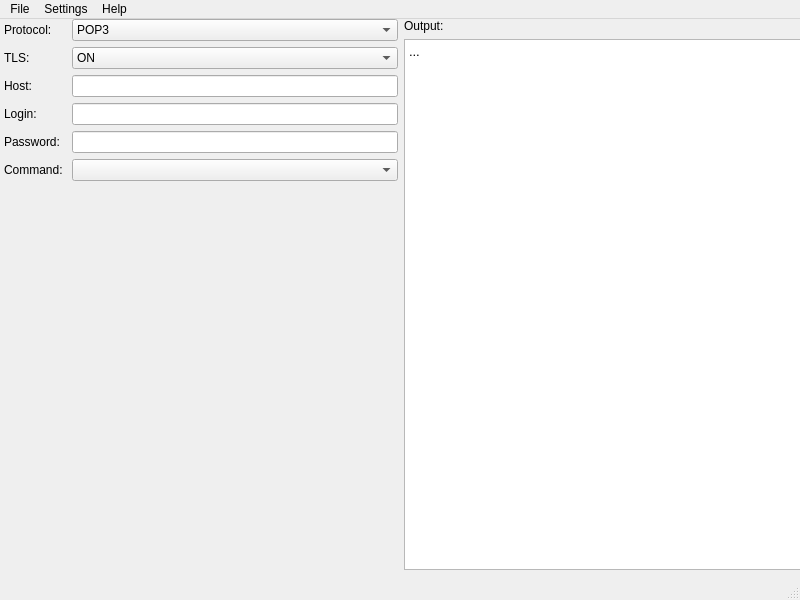
<?xml version="1.0" encoding="UTF-8"?>
<ui version="4.0">
 <class>BirdChirp</class>
 <widget class="QMainWindow" name="BirdChirp">
  <property name="geometry">
   <rect>
    <x>0</x>
    <y>0</y>
    <width>800</width>
    <height>600</height>
   </rect>
  </property>
  <property name="sizePolicy">
   <sizepolicy hsizetype="Fixed" vsizetype="Fixed">
    <horstretch>0</horstretch>
    <verstretch>0</verstretch>
   </sizepolicy>
  </property>
  <property name="windowTitle">
   <string>BirdChirp</string>
  </property>
  <widget class="QWidget" name="centralwidget">
   <widget class="QWidget" name="horizontalLayoutWidget">
    <property name="geometry">
     <rect>
      <x>0</x>
      <y>0</y>
      <width>801</width>
      <height>551</height>
     </rect>
    </property>
    <layout class="QHBoxLayout" name="horizontalLayout">
     <item>
      <layout class="QGridLayout" name="gridLayout">
       <item row="4" column="1">
        <widget class="QLabel" name="label_login">
         <property name="text">
          <string>Login: </string>
         </property>
        </widget>
       </item>
       <item row="1" column="1">
        <widget class="QLabel" name="label_protocol">
         <property name="text">
          <string>Protocol: </string>
         </property>
        </widget>
       </item>
       <item row="1" column="0" rowspan="7">
        <spacer name="horizontalSpacer">
         <property name="orientation">
          <enum>Qt::Horizontal</enum>
         </property>
         <property name="sizeType">
          <enum>QSizePolicy::Fixed</enum>
         </property>
         <property name="sizeHint" stdset="0">
          <size>
           <width>4</width>
           <height>20</height>
          </size>
         </property>
        </spacer>
       </item>
       <item row="1" column="2">
        <widget class="QComboBox" name="combo_box_protocol">
         <item>
          <property name="text">
           <string>POP3</string>
          </property>
         </item>
         <item>
          <property name="text">
           <string>IMAP</string>
          </property>
         </item>
         <item>
          <property name="text">
           <string>SMTP</string>
          </property>
         </item>
        </widget>
       </item>
       <item row="5" column="1">
        <widget class="QLabel" name="label_password">
         <property name="text">
          <string>Password: </string>
         </property>
        </widget>
       </item>
       <item row="2" column="1">
        <widget class="QLabel" name="label_tls">
         <property name="text">
          <string>TLS: </string>
         </property>
        </widget>
       </item>
       <item row="3" column="2">
        <widget class="QLineEdit" name="line_edit_host"/>
       </item>
       <item row="7" column="2">
        <spacer name="verticalSpacer">
         <property name="orientation">
          <enum>Qt::Vertical</enum>
         </property>
         <property name="sizeHint" stdset="0">
          <size>
           <width>20</width>
           <height>40</height>
          </size>
         </property>
        </spacer>
       </item>
       <item row="3" column="1">
        <widget class="QLabel" name="label_host">
         <property name="text">
          <string>Host: </string>
         </property>
        </widget>
       </item>
       <item row="6" column="1">
        <widget class="QLabel" name="label_command">
         <property name="text">
          <string>Command: </string>
         </property>
        </widget>
       </item>
       <item row="4" column="2">
        <widget class="QLineEdit" name="line_edit_login"/>
       </item>
       <item row="5" column="2">
        <widget class="QLineEdit" name="line_edit_password"/>
       </item>
       <item row="2" column="2">
        <widget class="QComboBox" name="combo_box_tls">
         <item>
          <property name="text">
           <string>ON</string>
          </property>
         </item>
         <item>
          <property name="text">
           <string>OFF</string>
          </property>
         </item>
        </widget>
       </item>
       <item row="6" column="2">
        <widget class="QComboBox" name="combo_box_command"/>
       </item>
      </layout>
     </item>
     <item>
      <layout class="QVBoxLayout" name="verticalLayout_2">
       <item>
        <widget class="QLabel" name="label">
         <property name="sizePolicy">
          <sizepolicy hsizetype="Minimum" vsizetype="Maximum">
           <horstretch>0</horstretch>
           <verstretch>0</verstretch>
          </sizepolicy>
         </property>
         <property name="text">
          <string>Output:</string>
         </property>
        </widget>
       </item>
       <item>
        <widget class="QTextBrowser" name="textBrowser">
         <property name="baseSize">
          <size>
           <width>0</width>
           <height>600</height>
          </size>
         </property>
         <property name="html">
          <string>&lt;!DOCTYPE HTML PUBLIC &quot;-//W3C//DTD HTML 4.0//EN&quot; &quot;http://www.w3.org/TR/REC-html40/strict.dtd&quot;&gt;
&lt;html&gt;&lt;head&gt;&lt;meta name=&quot;qrichtext&quot; content=&quot;1&quot; /&gt;&lt;style type=&quot;text/css&quot;&gt;
p, li { white-space: pre-wrap; }
&lt;/style&gt;&lt;/head&gt;&lt;body style=&quot; font-family:'Ubuntu'; font-size:10pt; font-weight:400; font-style:normal;&quot;&gt;
&lt;p style=&quot; margin-top:0px; margin-bottom:0px; margin-left:0px; margin-right:0px; -qt-block-indent:0; text-indent:0px;&quot;&gt;...&lt;/p&gt;&lt;/body&gt;&lt;/html&gt;</string>
         </property>
        </widget>
       </item>
      </layout>
     </item>
    </layout>
   </widget>
  </widget>
  <widget class="QMenuBar" name="menubar">
   <property name="geometry">
    <rect>
     <x>0</x>
     <y>0</y>
     <width>800</width>
     <height>24</height>
    </rect>
   </property>
   <widget class="QMenu" name="menuFile">
    <property name="title">
     <string>File</string>
    </property>
    <addaction name="actionSave_result"/>
    <addaction name="separator"/>
    <addaction name="actionExit"/>
   </widget>
   <widget class="QMenu" name="menuSettings">
    <property name="title">
     <string>Settings</string>
    </property>
    <addaction name="actionSettings"/>
    <addaction name="actionSave_setup"/>
    <addaction name="actionLoad_setup"/>
   </widget>
   <widget class="QMenu" name="menuHelp">
    <property name="title">
     <string>Help</string>
    </property>
    <addaction name="actionAbout"/>
   </widget>
   <addaction name="menuFile"/>
   <addaction name="menuSettings"/>
   <addaction name="menuHelp"/>
  </widget>
  <widget class="QStatusBar" name="statusbar"/>
  <action name="actionSave_result">
   <property name="text">
    <string>Save result</string>
   </property>
  </action>
  <action name="actionExit">
   <property name="text">
    <string>Exit</string>
   </property>
  </action>
  <action name="actionAbout">
   <property name="text">
    <string>About</string>
   </property>
  </action>
  <action name="actionSave_setup">
   <property name="text">
    <string>Save Setup</string>
   </property>
  </action>
  <action name="actionLoad_setup">
   <property name="text">
    <string>Load Setup</string>
   </property>
  </action>
  <action name="actionSettings">
   <property name="text">
    <string>Options</string>
   </property>
  </action>
 </widget>
 <resources/>
 <connections/>
</ui>
